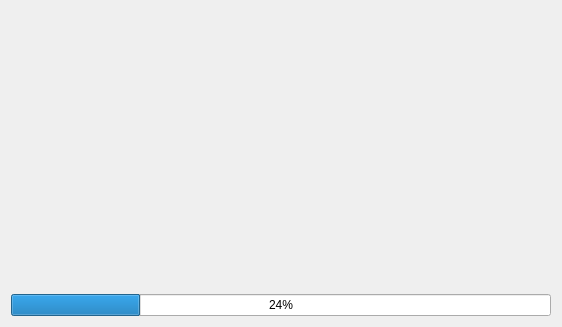
<?xml version="1.0" encoding="UTF-8"?>
<ui version="4.0">
 <class>LoadingScreen</class>
 <widget class="QWidget" name="LoadingScreen">
  <property name="geometry">
   <rect>
    <x>0</x>
    <y>0</y>
    <width>562</width>
    <height>327</height>
   </rect>
  </property>
  <property name="windowTitle">
   <string>Form</string>
  </property>
  <layout class="QHBoxLayout" name="horizontalLayout">
   <item>
    <layout class="QVBoxLayout" name="verticalLayout">
     <item>
      <spacer name="verticalSpacer">
       <property name="orientation">
        <enum>Qt::Vertical</enum>
       </property>
       <property name="sizeHint" stdset="0">
        <size>
         <width>20</width>
         <height>40</height>
        </size>
       </property>
      </spacer>
     </item>
     <item>
      <widget class="QProgressBar" name="progressBar">
       <property name="value">
        <number>24</number>
       </property>
       <property name="invertedAppearance">
        <bool>false</bool>
       </property>
      </widget>
     </item>
    </layout>
   </item>
  </layout>
 </widget>
 <resources/>
 <connections/>
</ui>
